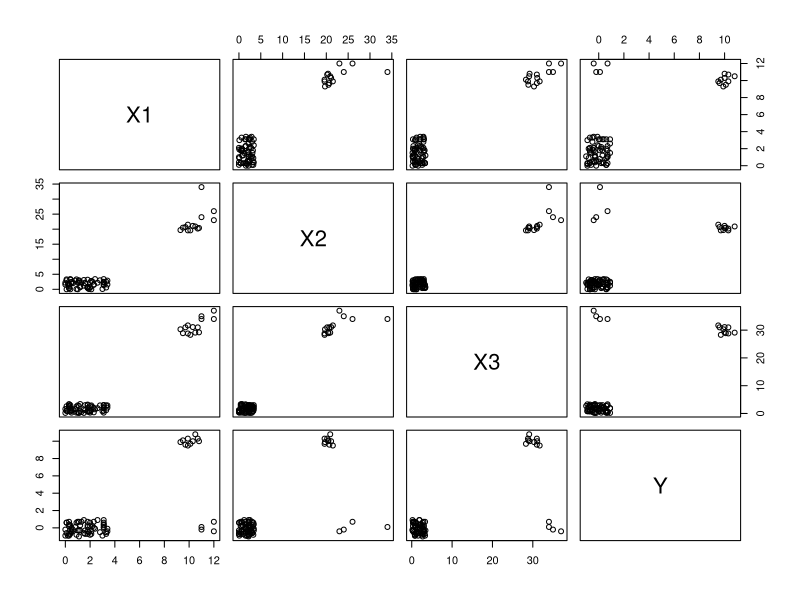

Reproduce this figure in R.
library(robustbase)


### Name: hbk
### Title: Hawkins, Bradu, Kass's Artificial Data
### Aliases: hbk
### Keywords: datasets

### ** Examples

data(hbk)
plot(hbk)
summary(lm.hbk <- lm(Y ~ ., data = hbk))

hbk.x <- data.matrix(hbk[, 1:3])
(cHBK <- covMcd(hbk.x))
